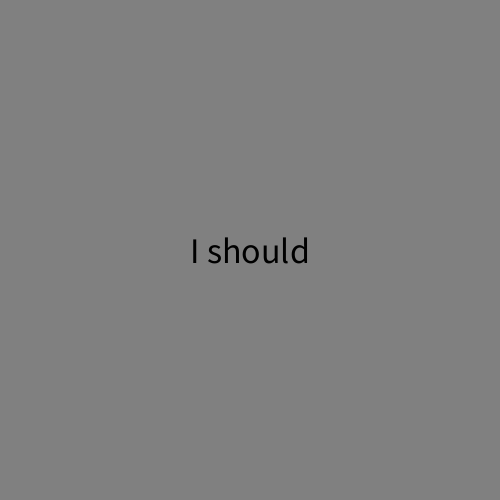
Frame 1 (no input)
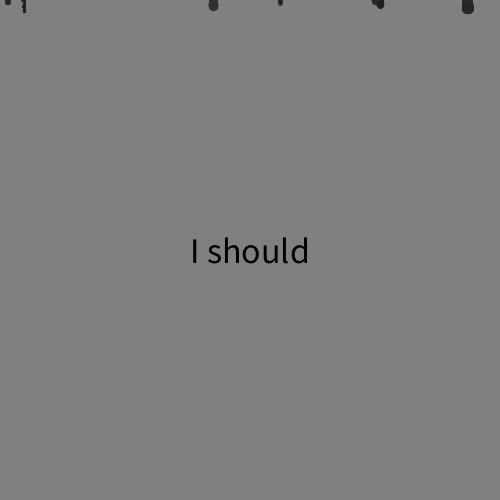
Frame 60 (the mouse pressed at the canvas centre just before this capture)
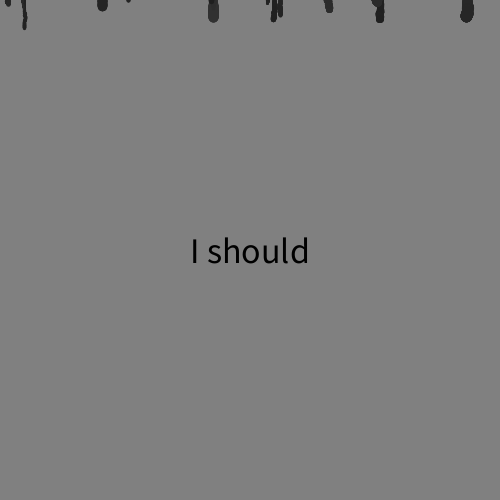
Frame 120 (the mouse held since frame 60 and released just before this capture)

The Processing sketch that drew these frames (run headless with seeded random() and noise(); from frame 60 on, the mouse is pressed at the canvas centre):

// Processing sketch: day_5_jan_13_17
// ── day_5_jan_13_17.pde
ArrayList<Line> lines;

void setup() {
  size(500, 500);
  textSize(36);
  textAlign(CENTER, CENTER);
  fill(0);
  stroke(0);
  reset();
}

void draw() {
  if(random(1) <= 0.1) {
    lines.add(new Line(random(1, 100), random(0, width), random(2, 10), random(30, 50)));
  }
  for(Line l : lines) {
    l.update();
    l.draw();
  }
}

void reset() {
  background(128);
  text("I should", width/2, height/2);
  lines = new ArrayList<Line>();
}

void mouseReleased() {
  reset();
}

void keyReleased() {
  reset();
}

class Line {
  Line(float t, float x, float wgt, float clr) {
    this.t = t;
    this.px = x;
    this.x = x;
    this.py = 0;
    this.y = 0;
    this.wgt = wgt;
    this.clr = clr;
  }

  void update() {
    if(y < height) {
      t  += 0.01;
      px =  x;
      x  += randomGaussian()/10.0;
      py =  y;
      y  += max(0, noise(t)-0.25);
      wgt += randomGaussian()/10.0;
      wgt = max(1, wgt);
      clr += randomGaussian()/10.0;
      clr = max(0, clr);
    }
  }

  void draw() {
    stroke(clr);
    strokeWeight(wgt);
    line(px, py, x, y);
  }

  float t, x, px, y, py, wgt, clr;
}
